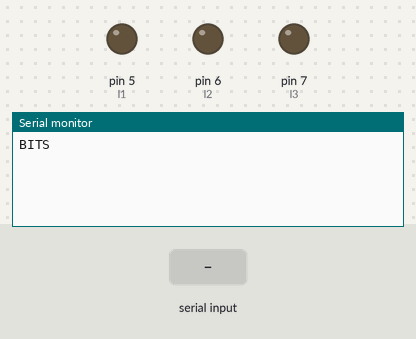
Bench run of a sketch on a simulated Arduino Uno, built for the host (arithmetic inside an expression is 32-bit, double 64-bit). Parts: output pins drawn as LEDs (lit = HIGH), the last lines printed to the serial monitor. Inputs (shaded band) come from the test bench.

Above: at 1.2 s.
1.3 s: "d" received over Serial
At 2.5 s:
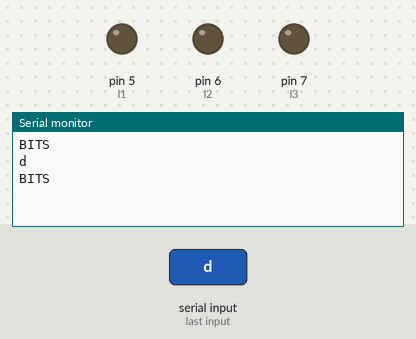
2.8 s: "1" received over Serial
At 3.8 s:
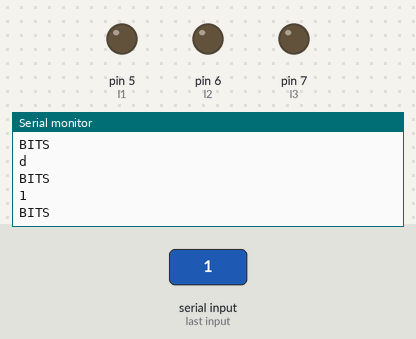

The sketch:

GP5-b.ino
```cpp
int l1 = 5;
int l2 = 6;
int l3 = 7;
char x;
String tex;
int z;
long et;

void setup() {
  // put your setup code here, to run once:
  Serial.begin(9600);
  pinMode(l1, OUTPUT);
  pinMode(l2, OUTPUT);
  pinMode(l3, OUTPUT);
}

void loop() {
  // put your main code here, to run repeatedly:
  Serial.println("BITS");

  while(Serial.available()==0){}
  while(Serial.available()> 0){
    x = Serial.read();
    tex.concat(x);
    delay(10);
  }

  //et = tex.toInt();
  Serial.println(tex);
  tex="";

  if (tex == 100){
  digitalWrite(l1,HIGH);
  digitalWrite(l2,LOW);
  digitalWrite(l3,LOW);
  }

  if (tex == 000){
  digitalWrite(l1,LOW);
  digitalWrite(l2,LOW);
  digitalWrite(l3,LOW);
  }

  if (tex == 010){
  digitalWrite(l1,LOW);
  digitalWrite(l2,HIGH);
  digitalWrite(l3,LOW);
  }
}
```

Measured:
- after the input at 1.3 s, the serial monitor: prints a new line at once (image 1)
- after the input at 2.8 s, the serial monitor: prints a new line at once (image 2)
